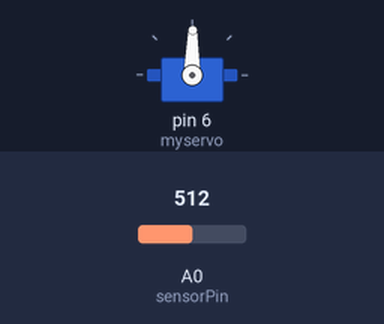
The sketch below on a simulated Arduino Uno, built with avr-gcc and run on an emulated ATmega328P. On the bench: servo. The inputs (shaded band) are chosen by the test bench; at power-on: A0 (sensorPin) = 512.

Above: at 1.2 s.
1.3 s: A0 (sensorPin) set to 716
At 1.6 s:
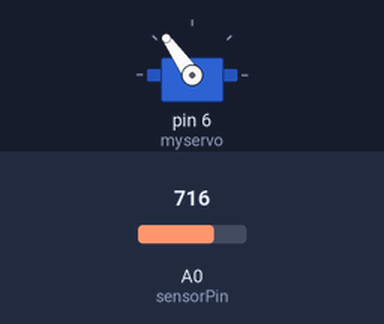
2.8 s: A0 (sensorPin) set to 900
At 3.6 s:
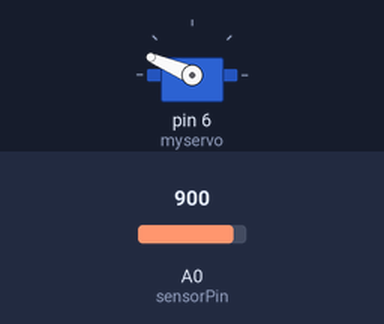
4.3 s: A0 (sensorPin) set to 1023
At 5.0 s:
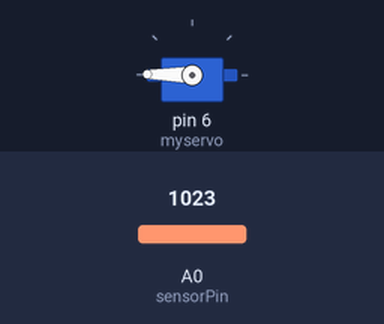
5.8 s: A0 (sensorPin) set to 306
At 7.0 s:
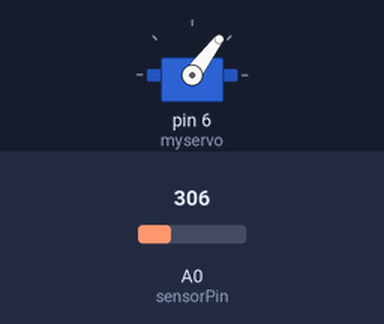
7.3 s: A0 (sensorPin) set to 122
At 8.5 s:
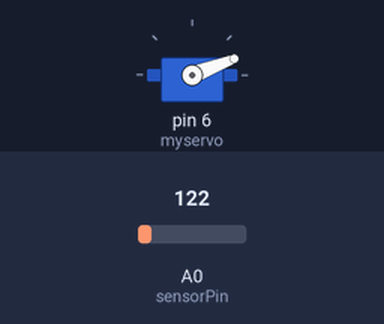
8.8 s: A0 (sensorPin) set to 511
At 9.4 s:
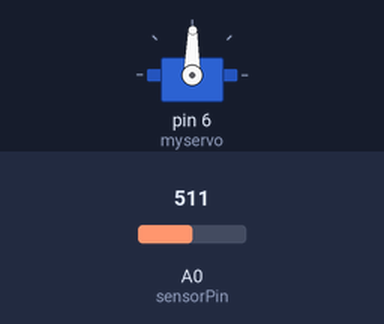
Timing chart, 0 to 11.3 s (numbered marks = the images above; inputs shaded):
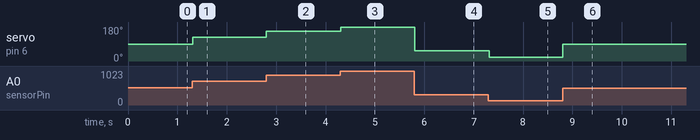

The sketch:

sketch_projeto1.ino
```cpp
/*
  Minicurso Eletrônica básica e Arduino
  Universidade Tecnológica Federal do Paraná - UTFPR

  Projeto 1 - Controle Servo motor

  Felipe Xavier 21/02/2020
*/

#include <Servo.h>    // Bilbioteca Servo

#define sensorPin A0  // Define entrada analogica do potenciometro no pino A0

Servo myservo;        // Cria objeto do tipo Servo com nome 'myservo'

int potenciometroValue = 0;        // Valor recebido do potenciometro (0..1023)
int angulo;                        // Angulo/Posicao do servo motor (0..179)

void setup()
{
  Serial.begin(9600);   // Monitor serial, velocidade 9600 Bps
  myservo.attach(6);    // Configura servo para o pino 6
}


void loop()
{
  potenciometroValue = analogRead(sensorPin);               // Recebe valores do conversor DAC (10 bits):  0..1023
  angulo = map(potenciometroValue, 0, 1023, 0, 179);        // Converte a leitura em numeros de 0..179 (180°)
  myservo.write(angulo);                                    // Controle PWM servo
  delay(15);                                                // Atraso de 15 milisegundos
}
```

Measured:
- after the input at 1.3 s, servo on pin 6 (myservo): 89° → 125° at once
- after the input at 2.8 s, servo on pin 6 (myservo): 125° → 157° at once
- after the input at 4.3 s, servo on pin 6 (myservo): 157° → 179° at once
- after the input at 5.8 s, servo on pin 6 (myservo): 179° → 53° at once
- after the input at 7.3 s, servo on pin 6 (myservo): 53° → 21° at once
- after the input at 8.8 s, servo on pin 6 (myservo): 21° → 89° at once
